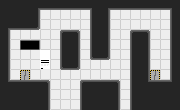

Tiled map render using the project's own tile images. Description and the whole map definition, tile-layer contents included, below:
An orthogonal 18x11 tile map with 10x10 px tiles, 2 tile layers (Background, Level).

<map version="1.10" tiledversion="1.12.0" orientation="orthogonal" renderorder="right-down" width="18" height="11" tilewidth="10" tileheight="10" infinite="0" nextlayerid="3" nextobjectid="1">
 <tileset firstgid="1" source="Levels.tsx" />
 <layer id="1" name="Background" width="18" height="11">
  <data encoding="csv">
9,9,9,18,14,14,14,14,14,19,18,14,14,14,14,14,14,19,
9,9,9,10,1,1,1,1,1,8,10,1,1,1,1,1,1,8,
18,14,14,15,1,1,1,1,1,8,10,1,1,1,1,1,1,8,
10,1,1,1,1,1,3,5,1,8,10,1,1,3,5,1,1,8,
10,1,1,1,1,1,8,10,1,8,10,1,1,8,10,1,1,8,
10,1,1,1,1,1,8,10,1,13,15,1,1,8,10,1,1,8,
10,1,1,1,1,1,13,15,1,1,1,1,1,8,10,1,1,8,
10,1,1,1,1,1,1,1,1,1,1,1,1,8,10,1,1,8,
23,4,4,4,5,1,1,1,3,4,4,5,1,8,23,4,4,24,
9,9,9,9,10,1,1,1,8,9,9,10,1,8,9,9,9,9,
9,9,9,9,10,1,1,1,8,9,9,10,1,8,9,9,9,9
</data>
 </layer>
 <layer id="2" name="Level" width="18" height="11">
  <data encoding="csv">
0,0,0,0,0,0,0,0,0,0,0,0,0,0,0,0,0,0,
0,0,0,0,0,0,0,0,0,0,0,0,0,0,0,0,0,0,
0,0,0,0,0,0,0,0,0,0,0,0,0,0,0,0,0,0,
0,0,0,0,0,0,0,0,0,0,0,0,0,0,0,0,0,0,
0,0,6,7,0,0,0,0,0,0,0,0,0,0,0,0,0,0,
0,0,0,0,20,0,0,0,0,0,0,0,0,0,0,0,0,0,
0,0,0,0,25,0,0,0,0,0,0,0,0,0,0,0,0,0,
0,0,11,0,0,0,0,0,0,0,0,0,0,0,0,11,0,0,
0,0,0,0,0,0,0,0,0,0,0,0,0,0,0,0,0,0,
0,0,0,0,0,0,0,0,0,0,0,0,0,0,0,0,0,0,
0,0,0,0,0,0,0,0,0,0,0,0,0,0,0,0,0,0
</data>
 </layer>
</map>
